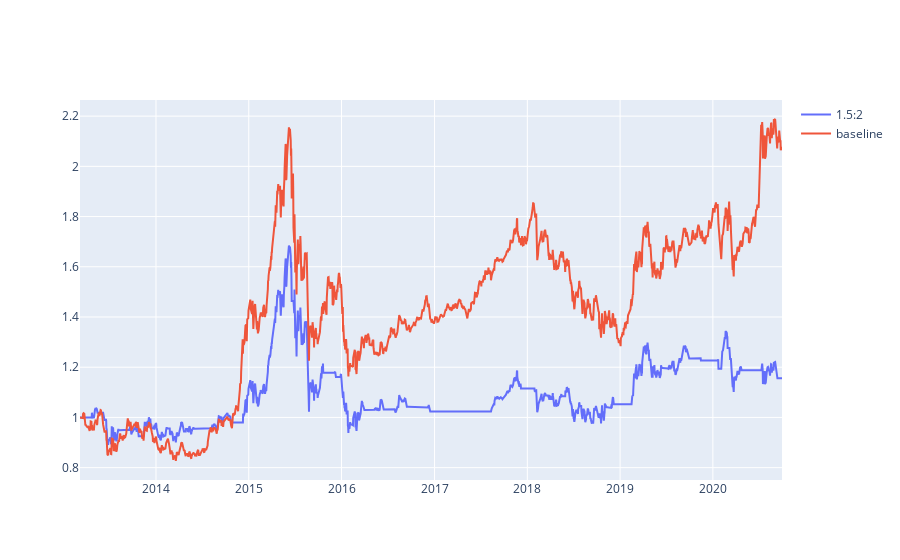

Source (notebook cell):
### Code cell
lstdf = []
assets = ['cnfunds.510310']

buy0 = trading2_pb2.CtrlCondition(
    name='indicatorsv',
    vals=[-0.015],
    operators=['<='],
    strVals=['roc.1'],
)

sell0 = trading2_pb2.CtrlCondition(
    name='indicatorsv',
    vals=[0.03],
    operators=['>='],
    strVals=['roc.1'],
)

sell1 = trading2_pb2.CtrlCondition(
    name='indicatorsp',
    operators=['downcross'],
    strVals=['ema.50'],
)

paramsbuy = trading2_pb2.BuyParams(
    perHandMoney=1,
)

paramssell = trading2_pb2.SellParams(
    perVolume=1,
)

paramsinit = trading2_pb2.InitParams(
    money=10000,
)

df0 = libtrdb2.simTradingEx2(trdb2cfg, assets, 0, -1, [buy0], [sell1], paramsbuy, paramssell, paramsinit, None)
lstdf.append({'title': '1.5:2', 'df': df0})

# baseline    
buy0 = trading2_pb2.CtrlCondition(
    indicator='buyandhold',
)

paramsbuy = trading2_pb2.BuyParams(
    perHandMoney=1,
)

paramsinit = trading2_pb2.InitParams(
    money=10000,
)

df0 = libtrdb2.simTradingEx(trdb2cfg, assets, 0, -1, buy0, None, paramsbuy, None, paramsinit, None)
lstdf.append({'title': 'baseline', 'df': df0})    

libtrdb2.showSimTradingEx('跌幅超过1.5买入涨幅超过3卖掉', lstdf, False)

### Figure 1 — Plotly figure (JSON) as saved in the notebook; plotly's stock layout.template omitted (floating-point values rounded to 4 significant figures; data arrays with more than 128 entries replaced by an {"elided": "..."} marker saying what was removed)
{"data": [{"mode": "lines", "name": "1.5:2", "type": "scatter", "x": {"elided": "1846 str values"}, "y": {"elided": "1846 float values"}}, {"mode": "lines", "name": "baseline", "type": "scatter", "x": {"elided": "1846 str values"}, "y": {"elided": "1846 float values"}}], "layout": {}}
